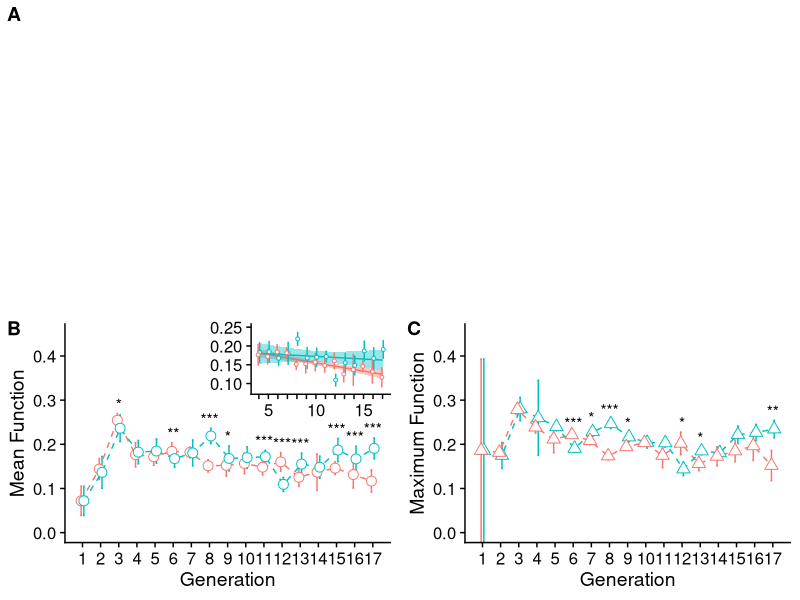
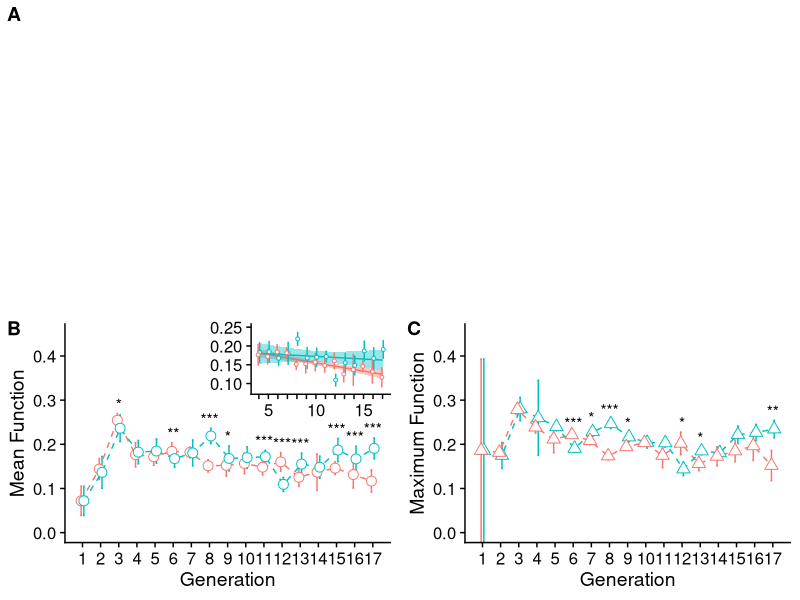

Recreate these plots in R, in order.
#' Code to make the figure plotting the mean and maximum functions of amylolytic communities

library(tidyverse)
library(data.table)
library(cowplot)

df_amylase_func <- fread("../data/temp/df_amylase_func.txt")
df_amylase_func_mean <- fread("../data/temp/df_amylase_func_mean.txt")
df_amylase_func_mean_star <- fread("../data/temp/df_amylase_func_mean_star.txt")
df_amylase_func_max <- fread("../data/temp/df_amylase_func_max.txt")
df_amylase_func_max_star <- fread("../data/temp/df_amylase_func_max_star.txt")

# Panel A. Cartoon
p_cartoon <- ggdraw() + draw_image("../data/experimental_scheme/Figure1A.png")

# Panel B. Mean
p_B <- df_amylase_func_mean %>%
    ggplot(aes(x = Transfer, y = MeanCommunityFunction, color = Experiment, group = Experiment)) +
    geom_errorbar(aes(x=Transfer, ymin = MeanCommunityFunction - SdCommunityFunction,
                      ymax = MeanCommunityFunction + SdCommunityFunction),
                  width = .2, position = position_dodge(0.3)) +
    geom_line(linetype = 2, position = position_dodge(0.3)) +
    geom_point(shape = 21, fill = "white", size = 3, position = position_dodge(0.3)) +
    # Add asterisk
    geom_text(data = df_amylase_func_mean_star, inherit.aes = F, aes(x = Transfer, y = AsteriskLocation, label = Asterisk),
              size = 4, color = "black") +
    scale_x_continuous(breaks = 1:17) +
    scale_color_discrete(labels = c("control", "selection")) +
    coord_cartesian(ylim=c(0, 0.45)) +
    theme_cowplot() +
    theme(legend.position = "none", legend.direction = "vertical", legend.title = element_blank()) +
    labs(x = "Generation", y = "Mean Function")

legend_BC <- get_legend(p_B + theme(legend.position = c(0.5,0.8), legend.justification = "center") + guides(color = guide_legend(nrow = 1), shape = F))

p_B_inset <- df_amylase_func %>%
    filter(Stat %in% c("Mean", "Sd")) %>%
    pivot_wider(names_from = Stat, values_from = CommunityFunction) %>%
    setNames(c("Transfer", "Experiment", "MeanCommunityFunction", "SdCommunityFunction")) %>%
    filter(Transfer >= 4) %>%
    ggplot(aes(x = Transfer, y = MeanCommunityFunction, color = Experiment, group = Experiment)) +
    geom_smooth(method = "lm", lwd = .5, se = T, aes(fill = Experiment)) +
    geom_errorbar(aes(x=Transfer, ymin = MeanCommunityFunction-SdCommunityFunction, ymax = MeanCommunityFunction+SdCommunityFunction),
                  width = .2, position = position_dodge(0.3)) +
    geom_point(shape = 21, fill = "white", size = 1, position = position_dodge(0.3)) +
    scale_x_continuous(breaks = 4:17, labels = c("", 5, rep("", 4), 10, rep("", 4), 15, rep("", 2))) +
    coord_cartesian(ylim=c(0.08, 0.25)) +
    theme_cowplot() +
    theme(legend.position = "none", legend.title = element_blank(), axis.title = element_blank()) +
    labs(x = "Generation", y = "Mean Function")


p_C <- df_amylase_func_max %>%
    ggplot(aes(x = Transfer, y = MaxFunction, color = Experiment, group = Experiment)) +
    geom_errorbar(aes(x=Transfer, ymin = MaxFunction-ErrorFunction, ymax = MaxFunction+ErrorFunction),
                  width = .2, position = position_dodge(0.3)) +
    geom_line(linetype = 2, position = position_dodge(0.3)) +
    geom_point(shape = 24, fill = "white", size = 3, position = position_dodge(0.3)) +
    # Add asterisk
    geom_text(data = df_amylase_func_max_star, inherit.aes = F, aes(x = Transfer, y = AsteriskLocation, label = Asterisk),
              size = 4, color = "black") +
    scale_x_continuous(breaks = 1:17) +
    coord_cartesian(ylim=c(0, 0.45)) +
    theme_cowplot() +
    theme(legend.position = "none", legend.title = element_blank()) +
    labs(x = "Generation", y = "Maximum Function")



# Put together the panels
p_bottom_row <- plot_grid(plotlist = list(p_B, p_C), ncol = 2, labels = LETTERS[2:3], axis = "t", align = "hv") +
    draw_plot(p_B_inset, x = 0.25, y = 0.6, width = 0.25, height = 0.4)

p <- plot_grid(p_cartoon, legend_BC, p_bottom_row, ncol = 1, labels = c("A", ""), rel_heights = c(1, .1, 1))
#p <- plot_grid(p_cartoon, NA, p_bottom_row, ncol = 1, labels = c("A", ""), rel_heights = c(1, , 1))

ggsave("../figure/Fig1.png", plot = p, width = 9, height = 7)
ggsave("../figure/Fig1.pdf", plot = p, width = 9, height = 7)
